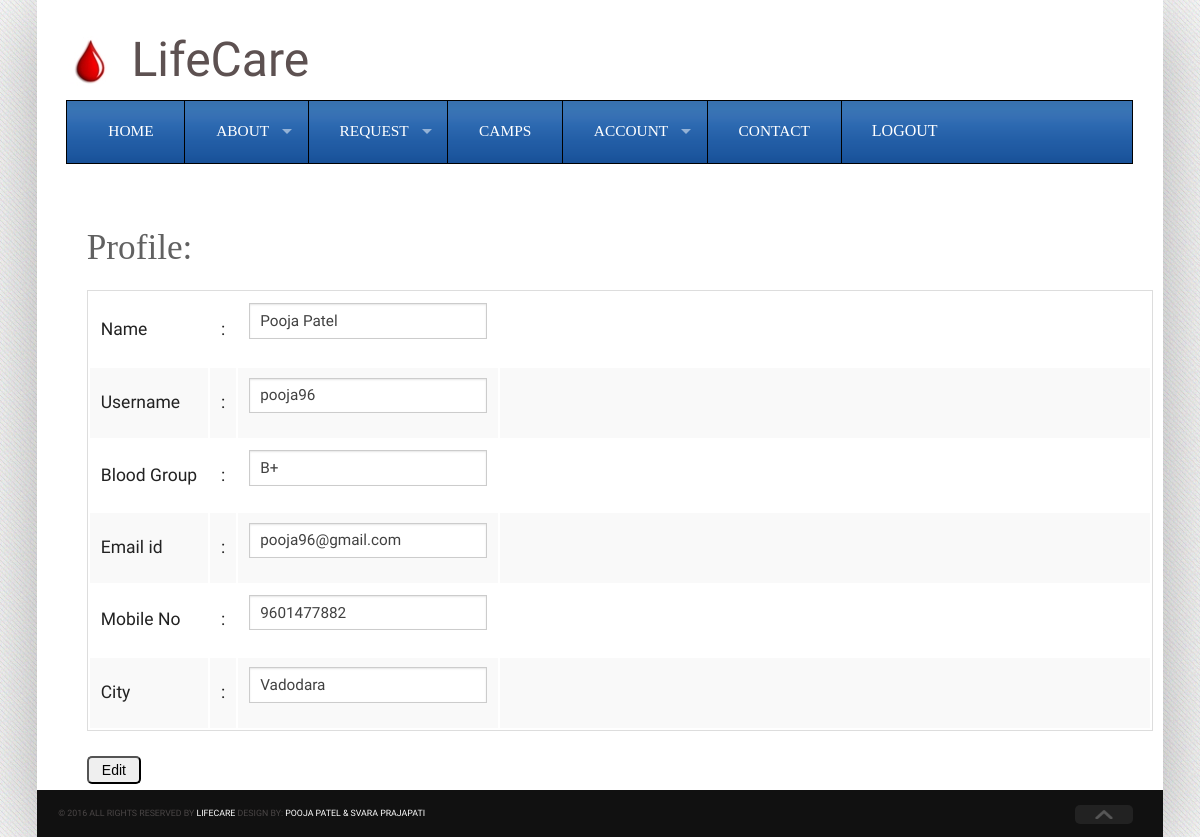
Page /User/myprofile.php (signed in) on the committed database.
### tables this page shows
CREATE TABLE `tblpatient` (
  `patientid` int(11) NOT NULL,
  `fullname` varchar(60) DEFAULT NULL,
  `username` varchar(30) DEFAULT NULL,
  `password` varchar(30) DEFAULT NULL,
  `bloodgrp` int(11) DEFAULT NULL,
  `email` varchar(40) DEFAULT NULL,
  `mobileno` decimal(10,0) DEFAULT NULL,
  `status` bit(1) DEFAULT NULL,
  `cityid` int(11) DEFAULT NULL
);

CREATE TABLE `tblbloodgroup` (
  `bgid` int(11) NOT NULL,
  `groupname` varchar(40) NOT NULL,
  `adminid` int(11) DEFAULT NULL,
  `cdate` datetime DEFAULT NULL
);

CREATE TABLE `tblcity` (
  `cityid` int(11) NOT NULL,
  `name` varchar(60) DEFAULT NULL
);

### User/myprofile.php (the view, shortened to what this page needs)
<!DOCTYPE html>
<head>
<link rel="stylesheet" href="css/foundation.min.css">
<link rel="stylesheet" href="css/superfish.css">
<link rel="stylesheet" href="css/stylesheet.css">
<link rel="stylesheet" href="js/slider/flexslider.css">
<link rel="stylesheet" href="js/slider/flexcar.css">
</head>
<body>
<div class="wrapper">
  <div class="header">
    <div class="row">
      <div class="columns large-12  header-inner" style="height:100px"><br><image src="images/logo4.jpeg" style="margin:10px 15px 30px 0px"><font size="75px">LifeCare</font></div>
      <div class="columns large-12">
       <nav>
          <section>
            <ul class="sf-menu large-12">
              <li class="active"><a href="home.php">Home</a></li>
              <li><a href="#">About</a>
			  </li>
				  <?php
				  if(isset($_SESSION['patient']))
					{
						echo"<li><a href=\"#\">Request</a><ul class=\"dropdown\">";
						echo"</ul></li>";
					}
				   ?>
				    <li class="active"><a href="camps.php">Camps</a></li>
			   <?php
				  if(isset($_SESSION['patient']))
					{
						echo"<li><a href=\"#\">Account</a>";
						echo " <ul class=\"dropdown\">";
						echo"</ul></li>";
					}
				   ?>
			  <li><a href="contact.php">Contact</a></li>
			   <li><form method="POST" action="" name="formhome">
			   <?php
				  if(isset($_SESSION['patient']))
					{
						echo "<input type=\"submit\" value=\"LOGOUT\" name=\"btnlogout\" id=\"btnlogout\"/>";
					}
				   ?>
				   </form>
			  </li>
            </ul>
          </section>
        </nav>
      </div>
    </div>
	<br>
	<div style="margin-left:50px">
	<br><h3>Profile:</h3>
	</div>
	<div style="margin-left:50px; min-height:500px;">
		<?php
		if(isset($_SESSION['patient']))
		{
		$id=$_SESSION['patient'];
		$con=mysqli_connect(@"localhost","root","","dblifecare");
		$sql="select * from tblpatient,tblbloodgroup,tblcity where `patientid`='$id' and tblbloodgroup.bgid=tblpatient.bloodgrp and tblcity.cityid=tblpatient.cityid";
		$result=mysqli_query($con,$sql) or die("Database table error");
		echo "<table><tr><td>Name</td><td>:</td><td>";
		while($line=mysqli_fetch_assoc($result))
		 {
		?>
		<form id="form1" name="form1" method="post" action="" />
		<input type="text" name="name" value="<?php echo $line['fullname']; ?>" readonly/>
		<?php
		echo "</td><td style=\"width:650px\"></td></tr>";
		echo "<tr><td>Username</td><td>:</td><td>";
		?>
		<input type="text" name="username" value="<?php echo $line['username']; ?>" readonly/>
		<?php
		echo "</td><td style=\"width:650px\"></td></tr>";
		echo "<tr><td>Blood Group</td><td>:</td><td>";
		?>
		<input type="text" name="bloodgroup" value="<?php echo $line['groupname']; ?>" readonly/>
		<?php
		echo "</td><td style=\"width:650px\"></td></tr>";
		echo "<tr><td>Email id</td><td>:</td><td>";
		?>
		<input type="text" name="email" value="<?php echo $line['email']; ?>" readonly/>
		<?php
		echo "</td><td style=\"width:650px\"></td></tr>";
		echo "<tr><td>Mobile No</td><td>:</td><td>";
		?>
		<input type="text" name="mobileno" value="<?php echo $line['mobileno']; ?>" readonly/>
		<?php
		echo "</td><td style=\"width:650px\"></td></tr>";
		echo "<tr><td>City</td><td>:</td><td>";
		?>
		<input type="text" name="mobile" value="<?php echo $line['name']; ?>" readonly/>
		<?php
		}
		?>
		<?php
		echo "</td><td style=\"width:650px\"></td></tr></table>";
		?>
		<input type="submit" name="edit" value="Edit" class="btnsubmit"/>
		<?php
		}
		?>
    </div>
    <div class="credit-row">
      <div class="row">
        <div class="columns large-11 credit">&copy; 2016 All rights reserved by <a href="#">LifeCare</a> Design by: <a href="#">POOJA PATEL & SVARA PRAJAPATI</a></div>
        <div class="columns large-1"><img src="images/toparrow.png" alt="" class="scrollToTop"></div>
      </div>
    </div>
  </div>
</div>
</body>
</html>

### User/css/superfish.css (style rules this page uses)
.sf-menu, .sf-menu * { margin: 0; padding: 0; list-style: none; }
.sf-menu li { position: relative; }
.sf-menu > li { float: left; }
.sf-menu a { display: block; position: relative; }
.sf-menu { float: left; margin-bottom: 1em; }
.sf-menu a { border-left: 1px solid #fff; border-top: 1px solid #dFeEFF; border-top: 1px solid rgba(255,255,255,.5); padding: .75em 1em; text-decoration: none; zoom: 1; }
.sf-menu a { color: #13a; }
.sf-menu li { background: #BDD2FF; white-space: nowrap; *white-space: normal; -webkit-transition: background .2s; transition: background .2s; }
.sf-arrows .sf-with-ul { padding-right: 2.5em; *padding-right: 1em; }
.sf-arrows .sf-with-ul:after { content: ''; position: absolute; top: 50%; right: 1em; margin-top: -3px; height: 0; width: 0; border: 5px solid transparent; border-top-color: #dFeEFF; border-top-color: rgba(255,255,255,.5); }

### User/css/stylesheet.css (style rules this page uses)
.row { width: 100%; }
body { font-size: 1.1em; line-height: 1.5em; color: #5d5151; font-family:'Droid Sans', serif; background-color: #f6f6f6; background-image: url('../images/bg.png'); }
h1,h2,h3,h4,h5,h6 { color:rgb(97, 97, 97); font-family: 'Droid Serif', serif; font-size: 2.0em; font-weight: normal; }
input[type="text"], input[type="password"], input[type="date"], input[type="datetime"], input[type="datetime-local"], input[type="month"], input[type="week"], input[type="email"], input[type="number"], input[type="search"], input[type="tel"], input[type="time"], input[type="url"], textarea { padding: 15px 10px; }
a { color: #d97163; }
.wrapper { background: #fff; max-width:64em; margin: auto; box-shadow: 0 10px 80px rgba(0,0,0,.3); -webkit-box-shadow: 0 10px 80px rgba(0,0,0,.3); -moz-box-shadow: 0 10px 80px rgba(0,0,0,.3); -o-box-shadow: 0 10px 80px rgba(0,0,0,.3); }
.sf-menu { margin-bottom: 0; background:#007ebf url('../images/menubg.png') repeat-x top; padding-left: 10px; padding-right: 10px; border:1px solid #000; }
.sf-menu li { background: url('../images/menubg.png'); border-right: 1px solid #000; }
.sf-menu li:last-child { border: 0; }
.sf-menu a { color: #fff; border:none; font-family: 'Droid Serif',serif; text-transform: uppercase; font-size: .875em; font-weight: normal; padding-top:1.2em; padding-bottom: 1.2em; padding-left: 2em; padding-right: 2em; }
.credit-row { background: #111; padding: 10px 0; }
.credit { font-size: .5em; color: #4a4646; text-transform: uppercase; }
.credit a { color: #fff; }
img.scrollToTop { padding:5px 20px; background: #222; border-radius: 5px; cursor: pointer; }

### User/myprofile.php (style rules this page uses)
#btnlogout { background:#007ebf url('../images/menubg.png') repeat-x top; font-family: 'Droid Serif',serif;text-transform: uppercase; font-size:0.875em; font-weight: normal; border: none; color:white; padding: 21px 30px; text-align: center; text-decoration: none; display: inline-block; font-size: 16px;"/> }
table,td { font-size:20px; }
.btnsubmit { padding:4px 13px; font-size:14px; text-align: center; border-radius:5px; color:black; }

### rows in the picture
tblpatient: name "Pooja Patel", username "pooja96", bloodgroup "B+", email "pooja96@gmail.com", mobileno "9601477882", mobile "Vadodara"
